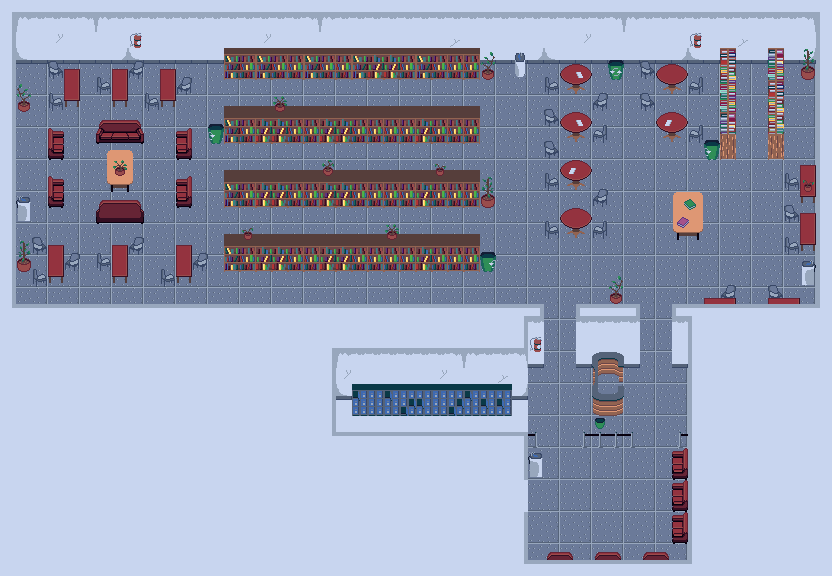

A level layout from a 2D game, rendered from its tile map. Below: a short description, then the map file with tile-grid data replaced by summaries:
An orthogonal 52x36 tile map with 16x16 px tiles, 4 tile layers (ground, buildings, objects, objects2), 2 tilesets and 104 objects (roteiro.biblio.dialogo1, toMain).

<map version="1.10" tiledversion="1.11.0" orientation="orthogonal" renderorder="right-down" width="52" height="36" tilewidth="16" tileheight="16" infinite="0" nextlayerid="9" nextobjectid="190">
 <editorsettings>
  <export target="biblioMap.lua" format="lua" />
 </editorsettings>
 <tileset firstgid="1" name="tileset" tilewidth="16" tileheight="16" tilecount="512" columns="32">
  <image source="newTileset.png" width="512" height="256" />
 </tileset>
 <tileset firstgid="513" name="characters" tilewidth="16" tileheight="16" tilecount="16" columns="4">
  <image source="../sprites/characters/all-characters.png" width="64" height="64" />
 </tileset>
 <layer id="1" name="ground" width="52" height="36">
  <data>[1872 cells, 1872 non-empty, 1 distinct tile ids]</data>
 </layer>
 <layer id="2" name="buildings" width="52" height="36">
  <data>[1872 cells, 1266 non-empty, 20 distinct tile ids]</data>
 </layer>
 <layer id="3" name="objects" width="52" height="36">
  <data>[1872 cells, 444 non-empty, 95 distinct tile ids]</data>
 </layer>
 <layer id="4" name="objects2" width="52" height="36">
  <data>[1872 cells, 23 non-empty, 9 distinct tile ids]</data>
 </layer>
 <objectgroup id="6" name="walls">
  <object id="2" x="576" y="304" width="64" height="64" />
  <object id="3" x="592" y="368" width="32" height="48" />
  <object id="5" x="582.969" y="432" width="50.1182" height="16" />
  <object id="6" x="678.957" y="432" width="9.04348" height="16" />
  <object id="7" x="528" y="432" width="9.18182" height="16" />
  <object id="8" x="512" y="512" width="16" height="64" />
  <object id="9" x="528" y="560" width="160" height="16" />
  <object id="10" x="688" y="368" width="16" height="208" />
  <object id="11" x="672" y="320" width="16" height="48" />
  <object id="12" x="672" y="304" width="160" height="16" />
  <object id="13" x="816" y="16" width="16" height="288" />
  <object id="16" x="672" y="450.957" width="16" height="93.0435" />
  <object id="19" x="547" y="552" width="25.9688" height="8" />
  <object id="21" x="595" y="417.938" width="10" height="11.0313" />
  <object id="22" x="512" y="432" width="16" height="48" />
  <object id="24" x="336" y="432" width="176" height="16" />
  <object id="25" x="320" y="352" width="16" height="80" />
  <object id="26" x="336" y="336" width="192" height="16" />
  <object id="27" x="528" y="304" width="16" height="64" />
  <object id="28" x="512" y="352" width="16" height="48" />
  <object id="29" x="352" y="384" width="160" height="32" />
  <object id="30" x="336" y="384" width="16" height="16" />
  <object id="31" x="0" y="304" width="528" height="16" />
  <object id="32" x="0" y="0" width="16" height="304" />
  <object id="33" x="16" y="0" width="800" height="64" />
  <object id="35" x="224" y="106" width="256" height="38" />
  <object id="38" x="480" y="252" width="16" height="20" />
  <object id="50" x="96" y="200.091" width="48" height="23.9091" />
  <object id="54" x="18" y="100.938" width="12.0625" height="11.0625" />
  <object id="57" x="96" y="120" width="48" height="24" />
  <object id="74" x="481.969" y="68.9375" width="12" height="11.0625" />
  <object id="77" x="480.913" y="193.913" width="14.1304" height="14.087" />
  <object id="78" x="16.875" y="257.875" width="14.125" height="14.125" />
  <object id="97" x="609.913" y="292.913" width="12.1304" height="11.087" />
  <object id="98" x="608" y="64" width="16" height="16" />
  <object id="105" x="704" y="140" width="16" height="20" />
  <object id="106" x="672.875" y="192" width="30.1875" height="48" />
  <object id="109" x="704" y="297.909" width="32" height="6.09091" />
  <object id="110" x="768" y="298.091" width="32" height="5.90909" />
  <object id="113" x="800" y="213" width="16" height="38" />
  <object id="116" x="800" y="164.818" width="16" height="38.1818" />
  <object id="118" x="768" y="48" width="16" height="112" />
  <object id="119" x="720" y="48" width="16" height="112" />
  <object id="120" x="800.957" y="65.913" width="14.0435" height="14.087" />
  <object id="123" x="595" y="552" width="25.9688" height="8" />
  <object id="124" x="643" y="552" width="25.9688" height="8" />
  <object id="125" x="528" y="453" width="14" height="24.0625" />
  <object id="126" x="721" y="291.043" width="14.0625" height="6.8628" />
  <object id="127" x="769" y="291.043" width="14.0625" height="6.8628" />
  <object id="128" x="802" y="261" width="14" height="24.0625" />
  <object id="130" x="785" y="211.043" width="14.0625" height="11.9878" />
  <object id="132" x="784.956" y="242" width="14.0464" height="13" />
  <object id="133" x="784.956" y="178" width="14.0464" height="13" />
  <object id="134" x="688.956" y="130" width="14.0464" height="13" />
  <object id="135" x="688.956" y="82" width="14.0464" height="13" />
  <object id="136" x="592.956" y="130" width="14.0464" height="13" />
  <object id="137" x="544.956" y="82" width="14.0464" height="13" />
  <object id="138" x="544.956" y="178" width="14.0464" height="13" />
  <object id="139" x="592.956" y="226" width="14.0464" height="13" />
  <object id="140" x="544.956" y="226" width="14.0464" height="13" />
  <object id="141" x="32.956" y="274" width="14.0464" height="13" />
  <object id="142" x="96.956" y="258" width="14.0464" height="13" />
  <object id="143" x="160.956" y="274" width="14.0464" height="13" />
  <object id="144" x="144.956" y="98" width="14.0464" height="13" />
  <object id="145" x="96.956" y="82" width="14.0464" height="13" />
  <object id="146" x="48.956" y="98" width="14.0464" height="13" />
  <object id="147" x="641" y="99.043" width="14.0625" height="11.9878" />
  <object id="148" x="641" y="67.043" width="14.0625" height="11.9878" />
  <object id="149" x="593" y="99.043" width="14.0625" height="11.9878" />
  <object id="150" x="545" y="115.043" width="14.0625" height="11.9878" />
  <object id="151" x="545" y="147.043" width="14.0625" height="11.9878" />
  <object id="152" x="593" y="195.043" width="14.0625" height="11.9878" />
  <object id="153" x="129" y="243.043" width="14.0625" height="11.9878" />
  <object id="154" x="193" y="259.043" width="14.0625" height="11.9878" />
  <object id="155" x="65" y="259.043" width="14.0625" height="11.9878" />
  <object id="156" x="33" y="243.043" width="14.0625" height="11.9878" />
  <object id="157" x="49" y="67.043" width="14.0625" height="11.9878" />
  <object id="158" x="129" y="67.043" width="14.0625" height="11.9878" />
  <object id="159" x="177" y="83.043" width="14.0625" height="11.9878" />
  <object id="161" x="656" y="64" width="32" height="30" />
  <object id="164" x="560" y="64" width="32" height="32" />
  <object id="165" x="560" y="112" width="32" height="30" />
  <object id="166" x="560" y="160" width="32" height="32" />
  <object id="167" x="560" y="208" width="32" height="30" />
  <object id="168" x="656" y="112" width="32" height="30" />
  <object id="169" x="514.875" y="52.938" width="10.1875" height="24.125" />
  <object id="170" x="224" y="48" width="256" height="32" />
  <object id="171" x="224" y="170" width="256" height="38" />
  <object id="172" x="224" y="234" width="256" height="38" />
  <object id="173" x="64" y="69.25" width="16" height="37.6875" />
  <object id="174" x="48" y="245.25" width="16" height="37.6875" />
  <object id="175" x="112" y="245.25" width="16" height="37.6875" />
  <object id="176" x="176" y="245.25" width="16" height="37.6875" />
  <object id="177" x="160" y="69.25" width="16" height="37.6875" />
  <object id="178" x="112" y="69.25" width="16" height="37.6875" />
  <object id="179" x="48" y="130.938" width="16" height="29.0625" />
  <object id="180" x="48" y="178.938" width="16" height="29.0625" />
  </objectgroup>
 <objectgroup id="8" name="dialogues">
  <!-- 2 objects omitted --></objectgroup>
 <objectgroup id="7" name="transitions">
  <!-- 1 objects omitted --></objectgroup>
</map>
<!-- 7 of 104 objects omitted -->
